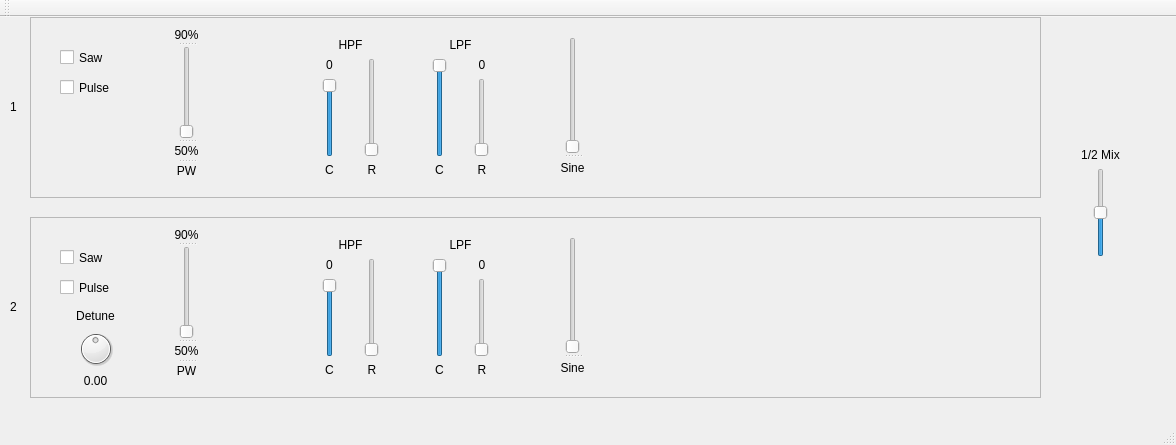
<?xml version="1.0" encoding="UTF-8"?>
<ui version="4.0">
 <class>CSJack</class>
 <widget class="QMainWindow" name="CSJack">
  <property name="geometry">
   <rect>
    <x>0</x>
    <y>0</y>
    <width>1176</width>
    <height>445</height>
   </rect>
  </property>
  <property name="windowTitle">
   <string>CSJack</string>
  </property>
  <widget class="QWidget" name="centralWidget">
   <widget class="QFrame" name="channel_1">
    <property name="geometry">
     <rect>
      <x>30</x>
      <y>0</y>
      <width>1011</width>
      <height>181</height>
     </rect>
    </property>
    <property name="frameShape">
     <enum>QFrame::StyledPanel</enum>
    </property>
    <property name="frameShadow">
     <enum>QFrame::Raised</enum>
    </property>
    <widget class="QCheckBox" name="pulseToggle">
     <property name="geometry">
      <rect>
       <x>30</x>
       <y>60</y>
       <width>88</width>
       <height>21</height>
      </rect>
     </property>
     <property name="text">
      <string>Pulse</string>
     </property>
    </widget>
    <widget class="QWidget" name="verticalLayoutWidget_2">
     <property name="geometry">
      <rect>
       <x>380</x>
       <y>10</y>
       <width>101</width>
       <height>161</height>
      </rect>
     </property>
     <layout class="QVBoxLayout" name="lpf_container">
      <item>
       <widget class="QLabel" name="label_10">
        <property name="enabled">
         <bool>true</bool>
        </property>
        <property name="text">
         <string>LPF</string>
        </property>
        <property name="alignment">
         <set>Qt::AlignCenter</set>
        </property>
       </widget>
      </item>
      <item>
       <layout class="QHBoxLayout" name="horizontalLayout_2">
        <item>
         <layout class="QVBoxLayout" name="verticalLayout_5">
          <item alignment="Qt::AlignHCenter">
           <widget class="QSlider" name="lpf_cutoff">
            <property name="maximum">
             <number>255</number>
            </property>
            <property name="value">
             <number>255</number>
            </property>
            <property name="orientation">
             <enum>Qt::Vertical</enum>
            </property>
           </widget>
          </item>
          <item>
           <widget class="QLabel" name="label_12">
            <property name="text">
             <string>C</string>
            </property>
            <property name="alignment">
             <set>Qt::AlignCenter</set>
            </property>
           </widget>
          </item>
         </layout>
        </item>
        <item>
         <layout class="QVBoxLayout" name="verticalLayout_4">
          <item>
           <widget class="QLabel" name="lpf_r_label">
            <property name="text">
             <string>0</string>
            </property>
            <property name="alignment">
             <set>Qt::AlignCenter</set>
            </property>
           </widget>
          </item>
          <item alignment="Qt::AlignHCenter">
           <widget class="QSlider" name="lpf_resonance">
            <property name="maximum">
             <number>100</number>
            </property>
            <property name="orientation">
             <enum>Qt::Vertical</enum>
            </property>
           </widget>
          </item>
          <item>
           <widget class="QLabel" name="label_11">
            <property name="text">
             <string>R</string>
            </property>
            <property name="alignment">
             <set>Qt::AlignCenter</set>
            </property>
           </widget>
          </item>
         </layout>
        </item>
       </layout>
      </item>
     </layout>
    </widget>
    <widget class="QCheckBox" name="sawToggle">
     <property name="geometry">
      <rect>
       <x>30</x>
       <y>30</y>
       <width>88</width>
       <height>21</height>
      </rect>
     </property>
     <property name="text">
      <string>Saw</string>
     </property>
    </widget>
    <widget class="QSplitter" name="splitter_2">
     <property name="geometry">
      <rect>
       <x>120</x>
       <y>10</y>
       <width>73</width>
       <height>151</height>
      </rect>
     </property>
     <property name="orientation">
      <enum>Qt::Vertical</enum>
     </property>
     <widget class="QLabel" name="label_3">
      <property name="text">
       <string>90%</string>
      </property>
      <property name="alignment">
       <set>Qt::AlignCenter</set>
      </property>
     </widget>
     <widget class="QSlider" name="pulseWidth">
      <property name="minimum">
       <number>50</number>
      </property>
      <property name="maximum">
       <number>90</number>
      </property>
      <property name="orientation">
       <enum>Qt::Vertical</enum>
      </property>
     </widget>
     <widget class="QLabel" name="label_4">
      <property name="text">
       <string>50%</string>
      </property>
      <property name="alignment">
       <set>Qt::AlignCenter</set>
      </property>
     </widget>
     <widget class="QLabel" name="label_2">
      <property name="text">
       <string>PW</string>
      </property>
      <property name="alignment">
       <set>Qt::AlignCenter</set>
      </property>
     </widget>
    </widget>
    <widget class="QSplitter" name="splitter">
     <property name="geometry">
      <rect>
       <x>510</x>
       <y>20</y>
       <width>65</width>
       <height>141</height>
      </rect>
     </property>
     <property name="orientation">
      <enum>Qt::Vertical</enum>
     </property>
     <widget class="QSlider" name="sineLevel">
      <property name="maximum">
       <number>100</number>
      </property>
      <property name="orientation">
       <enum>Qt::Vertical</enum>
      </property>
     </widget>
     <widget class="QLabel" name="label">
      <property name="text">
       <string>Sine</string>
      </property>
      <property name="alignment">
       <set>Qt::AlignCenter</set>
      </property>
     </widget>
    </widget>
    <widget class="QWidget" name="verticalLayoutWidget">
     <property name="geometry">
      <rect>
       <x>270</x>
       <y>10</y>
       <width>101</width>
       <height>161</height>
      </rect>
     </property>
     <layout class="QVBoxLayout" name="hpf_container">
      <item>
       <widget class="QLabel" name="label_7">
        <property name="enabled">
         <bool>true</bool>
        </property>
        <property name="text">
         <string>HPF</string>
        </property>
        <property name="alignment">
         <set>Qt::AlignCenter</set>
        </property>
       </widget>
      </item>
      <item>
       <layout class="QHBoxLayout" name="horizontalLayout">
        <item>
         <layout class="QVBoxLayout" name="verticalLayout_2">
          <item>
           <widget class="QLabel" name="hpf_c_label">
            <property name="text">
             <string>0</string>
            </property>
            <property name="alignment">
             <set>Qt::AlignCenter</set>
            </property>
           </widget>
          </item>
          <item alignment="Qt::AlignHCenter">
           <widget class="QSlider" name="hpf_cutoff">
            <property name="maximum">
             <number>255</number>
            </property>
            <property name="value">
             <number>255</number>
            </property>
            <property name="orientation">
             <enum>Qt::Vertical</enum>
            </property>
           </widget>
          </item>
          <item>
           <widget class="QLabel" name="label_8">
            <property name="text">
             <string>C</string>
            </property>
            <property name="alignment">
             <set>Qt::AlignCenter</set>
            </property>
           </widget>
          </item>
         </layout>
        </item>
        <item>
         <layout class="QVBoxLayout" name="verticalLayout_3">
          <item alignment="Qt::AlignHCenter">
           <widget class="QSlider" name="hpf_resonance">
            <property name="maximum">
             <number>100</number>
            </property>
            <property name="orientation">
             <enum>Qt::Vertical</enum>
            </property>
           </widget>
          </item>
          <item>
           <widget class="QLabel" name="label_9">
            <property name="text">
             <string>R</string>
            </property>
            <property name="alignment">
             <set>Qt::AlignCenter</set>
            </property>
           </widget>
          </item>
         </layout>
        </item>
       </layout>
      </item>
     </layout>
    </widget>
   </widget>
   <widget class="QLabel" name="label_5">
    <property name="geometry">
     <rect>
      <x>10</x>
      <y>80</y>
      <width>21</width>
      <height>19</height>
     </rect>
    </property>
    <property name="text">
     <string>1</string>
    </property>
   </widget>
   <widget class="QFrame" name="channel_2">
    <property name="geometry">
     <rect>
      <x>30</x>
      <y>200</y>
      <width>1011</width>
      <height>181</height>
     </rect>
    </property>
    <property name="frameShape">
     <enum>QFrame::StyledPanel</enum>
    </property>
    <property name="frameShadow">
     <enum>QFrame::Raised</enum>
    </property>
    <widget class="QCheckBox" name="pulseToggle_2">
     <property name="geometry">
      <rect>
       <x>30</x>
       <y>60</y>
       <width>88</width>
       <height>21</height>
      </rect>
     </property>
     <property name="text">
      <string>Pulse</string>
     </property>
    </widget>
    <widget class="QWidget" name="verticalLayoutWidget_3">
     <property name="geometry">
      <rect>
       <x>380</x>
       <y>10</y>
       <width>101</width>
       <height>161</height>
      </rect>
     </property>
     <layout class="QVBoxLayout" name="lpf_container_2">
      <item>
       <widget class="QLabel" name="label_13">
        <property name="enabled">
         <bool>true</bool>
        </property>
        <property name="text">
         <string>LPF</string>
        </property>
        <property name="alignment">
         <set>Qt::AlignCenter</set>
        </property>
       </widget>
      </item>
      <item>
       <layout class="QHBoxLayout" name="horizontalLayout_3">
        <item>
         <layout class="QVBoxLayout" name="verticalLayout_6">
          <item alignment="Qt::AlignHCenter">
           <widget class="QSlider" name="lpf_cutoff_2">
            <property name="maximum">
             <number>255</number>
            </property>
            <property name="value">
             <number>255</number>
            </property>
            <property name="orientation">
             <enum>Qt::Vertical</enum>
            </property>
           </widget>
          </item>
          <item>
           <widget class="QLabel" name="label_14">
            <property name="text">
             <string>C</string>
            </property>
            <property name="alignment">
             <set>Qt::AlignCenter</set>
            </property>
           </widget>
          </item>
         </layout>
        </item>
        <item>
         <layout class="QVBoxLayout" name="verticalLayout_7">
          <item>
           <widget class="QLabel" name="lpf_r_label_2">
            <property name="text">
             <string>0</string>
            </property>
            <property name="alignment">
             <set>Qt::AlignCenter</set>
            </property>
           </widget>
          </item>
          <item alignment="Qt::AlignHCenter">
           <widget class="QSlider" name="lpf_resonance_2">
            <property name="maximum">
             <number>100</number>
            </property>
            <property name="orientation">
             <enum>Qt::Vertical</enum>
            </property>
           </widget>
          </item>
          <item>
           <widget class="QLabel" name="label_15">
            <property name="text">
             <string>R</string>
            </property>
            <property name="alignment">
             <set>Qt::AlignCenter</set>
            </property>
           </widget>
          </item>
         </layout>
        </item>
       </layout>
      </item>
     </layout>
    </widget>
    <widget class="QCheckBox" name="sawToggle_2">
     <property name="geometry">
      <rect>
       <x>30</x>
       <y>30</y>
       <width>88</width>
       <height>21</height>
      </rect>
     </property>
     <property name="text">
      <string>Saw</string>
     </property>
    </widget>
    <widget class="QSplitter" name="splitter_3">
     <property name="geometry">
      <rect>
       <x>120</x>
       <y>10</y>
       <width>73</width>
       <height>151</height>
      </rect>
     </property>
     <property name="orientation">
      <enum>Qt::Vertical</enum>
     </property>
     <widget class="QLabel" name="label_6">
      <property name="text">
       <string>90%</string>
      </property>
      <property name="alignment">
       <set>Qt::AlignCenter</set>
      </property>
     </widget>
     <widget class="QSlider" name="pulseWidth_2">
      <property name="minimum">
       <number>50</number>
      </property>
      <property name="maximum">
       <number>90</number>
      </property>
      <property name="orientation">
       <enum>Qt::Vertical</enum>
      </property>
     </widget>
     <widget class="QLabel" name="label_16">
      <property name="text">
       <string>50%</string>
      </property>
      <property name="alignment">
       <set>Qt::AlignCenter</set>
      </property>
     </widget>
     <widget class="QLabel" name="label_17">
      <property name="text">
       <string>PW</string>
      </property>
      <property name="alignment">
       <set>Qt::AlignCenter</set>
      </property>
     </widget>
    </widget>
    <widget class="QSplitter" name="splitter_4">
     <property name="geometry">
      <rect>
       <x>510</x>
       <y>20</y>
       <width>65</width>
       <height>141</height>
      </rect>
     </property>
     <property name="orientation">
      <enum>Qt::Vertical</enum>
     </property>
     <widget class="QSlider" name="sineLevel_2">
      <property name="maximum">
       <number>100</number>
      </property>
      <property name="orientation">
       <enum>Qt::Vertical</enum>
      </property>
     </widget>
     <widget class="QLabel" name="label_18">
      <property name="text">
       <string>Sine</string>
      </property>
      <property name="alignment">
       <set>Qt::AlignCenter</set>
      </property>
     </widget>
    </widget>
    <widget class="QWidget" name="verticalLayoutWidget_4">
     <property name="geometry">
      <rect>
       <x>270</x>
       <y>10</y>
       <width>101</width>
       <height>161</height>
      </rect>
     </property>
     <layout class="QVBoxLayout" name="hpf_container_2">
      <item>
       <widget class="QLabel" name="label_19">
        <property name="enabled">
         <bool>true</bool>
        </property>
        <property name="text">
         <string>HPF</string>
        </property>
        <property name="alignment">
         <set>Qt::AlignCenter</set>
        </property>
       </widget>
      </item>
      <item>
       <layout class="QHBoxLayout" name="horizontalLayout_4">
        <item>
         <layout class="QVBoxLayout" name="verticalLayout_8">
          <item>
           <widget class="QLabel" name="hpf_c_label_2">
            <property name="text">
             <string>0</string>
            </property>
            <property name="alignment">
             <set>Qt::AlignCenter</set>
            </property>
           </widget>
          </item>
          <item alignment="Qt::AlignHCenter">
           <widget class="QSlider" name="hpf_cutoff_2">
            <property name="maximum">
             <number>255</number>
            </property>
            <property name="value">
             <number>255</number>
            </property>
            <property name="orientation">
             <enum>Qt::Vertical</enum>
            </property>
           </widget>
          </item>
          <item>
           <widget class="QLabel" name="label_20">
            <property name="text">
             <string>C</string>
            </property>
            <property name="alignment">
             <set>Qt::AlignCenter</set>
            </property>
           </widget>
          </item>
         </layout>
        </item>
        <item>
         <layout class="QVBoxLayout" name="verticalLayout_9">
          <item alignment="Qt::AlignHCenter">
           <widget class="QSlider" name="hpf_resonance_2">
            <property name="maximum">
             <number>100</number>
            </property>
            <property name="orientation">
             <enum>Qt::Vertical</enum>
            </property>
           </widget>
          </item>
          <item>
           <widget class="QLabel" name="label_21">
            <property name="text">
             <string>R</string>
            </property>
            <property name="alignment">
             <set>Qt::AlignCenter</set>
            </property>
           </widget>
          </item>
         </layout>
        </item>
       </layout>
      </item>
     </layout>
    </widget>
    <widget class="QWidget" name="verticalLayoutWidget_5">
     <property name="geometry">
      <rect>
       <x>10</x>
       <y>81</y>
       <width>111</width>
       <height>101</height>
      </rect>
     </property>
     <layout class="QVBoxLayout" name="verticalLayout">
      <item>
       <widget class="QLabel" name="label_24">
        <property name="text">
         <string>Detune</string>
        </property>
        <property name="alignment">
         <set>Qt::AlignCenter</set>
        </property>
       </widget>
      </item>
      <item>
       <widget class="QDial" name="detune">
        <property name="minimum">
         <number>-100</number>
        </property>
        <property name="maximum">
         <number>100</number>
        </property>
        <property name="notchesVisible">
         <bool>false</bool>
        </property>
       </widget>
      </item>
      <item>
       <widget class="QLabel" name="detune_value">
        <property name="text">
         <string>0.00</string>
        </property>
        <property name="alignment">
         <set>Qt::AlignCenter</set>
        </property>
       </widget>
      </item>
     </layout>
    </widget>
   </widget>
   <widget class="QLabel" name="label_22">
    <property name="geometry">
     <rect>
      <x>10</x>
      <y>280</y>
      <width>21</width>
      <height>19</height>
     </rect>
    </property>
    <property name="text">
     <string>2</string>
    </property>
   </widget>
   <widget class="QWidget" name="verticalLayoutWidget_6">
    <property name="geometry">
     <rect>
      <x>1070</x>
      <y>120</y>
      <width>61</width>
      <height>131</height>
     </rect>
    </property>
    <layout class="QVBoxLayout" name="verticalLayout_10">
     <item>
      <widget class="QLabel" name="label_23">
       <property name="text">
        <string>1/2 Mix</string>
       </property>
       <property name="alignment">
        <set>Qt::AlignCenter</set>
       </property>
      </widget>
     </item>
     <item>
      <widget class="QSlider" name="channelMix">
       <property name="sizePolicy">
        <sizepolicy hsizetype="MinimumExpanding" vsizetype="MinimumExpanding">
         <horstretch>0</horstretch>
         <verstretch>0</verstretch>
        </sizepolicy>
       </property>
       <property name="minimum">
        <number>-100</number>
       </property>
       <property name="maximum">
        <number>100</number>
       </property>
       <property name="tracking">
        <bool>true</bool>
       </property>
       <property name="orientation">
        <enum>Qt::Vertical</enum>
       </property>
       <property name="invertedAppearance">
        <bool>false</bool>
       </property>
       <property name="invertedControls">
        <bool>false</bool>
       </property>
      </widget>
     </item>
    </layout>
   </widget>
  </widget>
  <widget class="QMenuBar" name="menuBar">
   <property name="geometry">
    <rect>
     <x>0</x>
     <y>0</y>
     <width>1176</width>
     <height>23</height>
    </rect>
   </property>
  </widget>
  <widget class="QToolBar" name="mainToolBar">
   <attribute name="toolBarArea">
    <enum>TopToolBarArea</enum>
   </attribute>
   <attribute name="toolBarBreak">
    <bool>false</bool>
   </attribute>
  </widget>
  <widget class="QStatusBar" name="statusBar"/>
 </widget>
 <layoutdefault spacing="6" margin="11"/>
 <resources/>
 <connections>
  <connection>
   <sender>lpf_resonance</sender>
   <signal>valueChanged(int)</signal>
   <receiver>lpf_r_label</receiver>
   <slot>setNum(int)</slot>
   <hints>
    <hint type="sourcelabel">
     <x>446</x>
     <y>133</y>
    </hint>
    <hint type="destinationlabel">
     <x>446</x>
     <y>78</y>
    </hint>
   </hints>
  </connection>
 </connections>
</ui>
